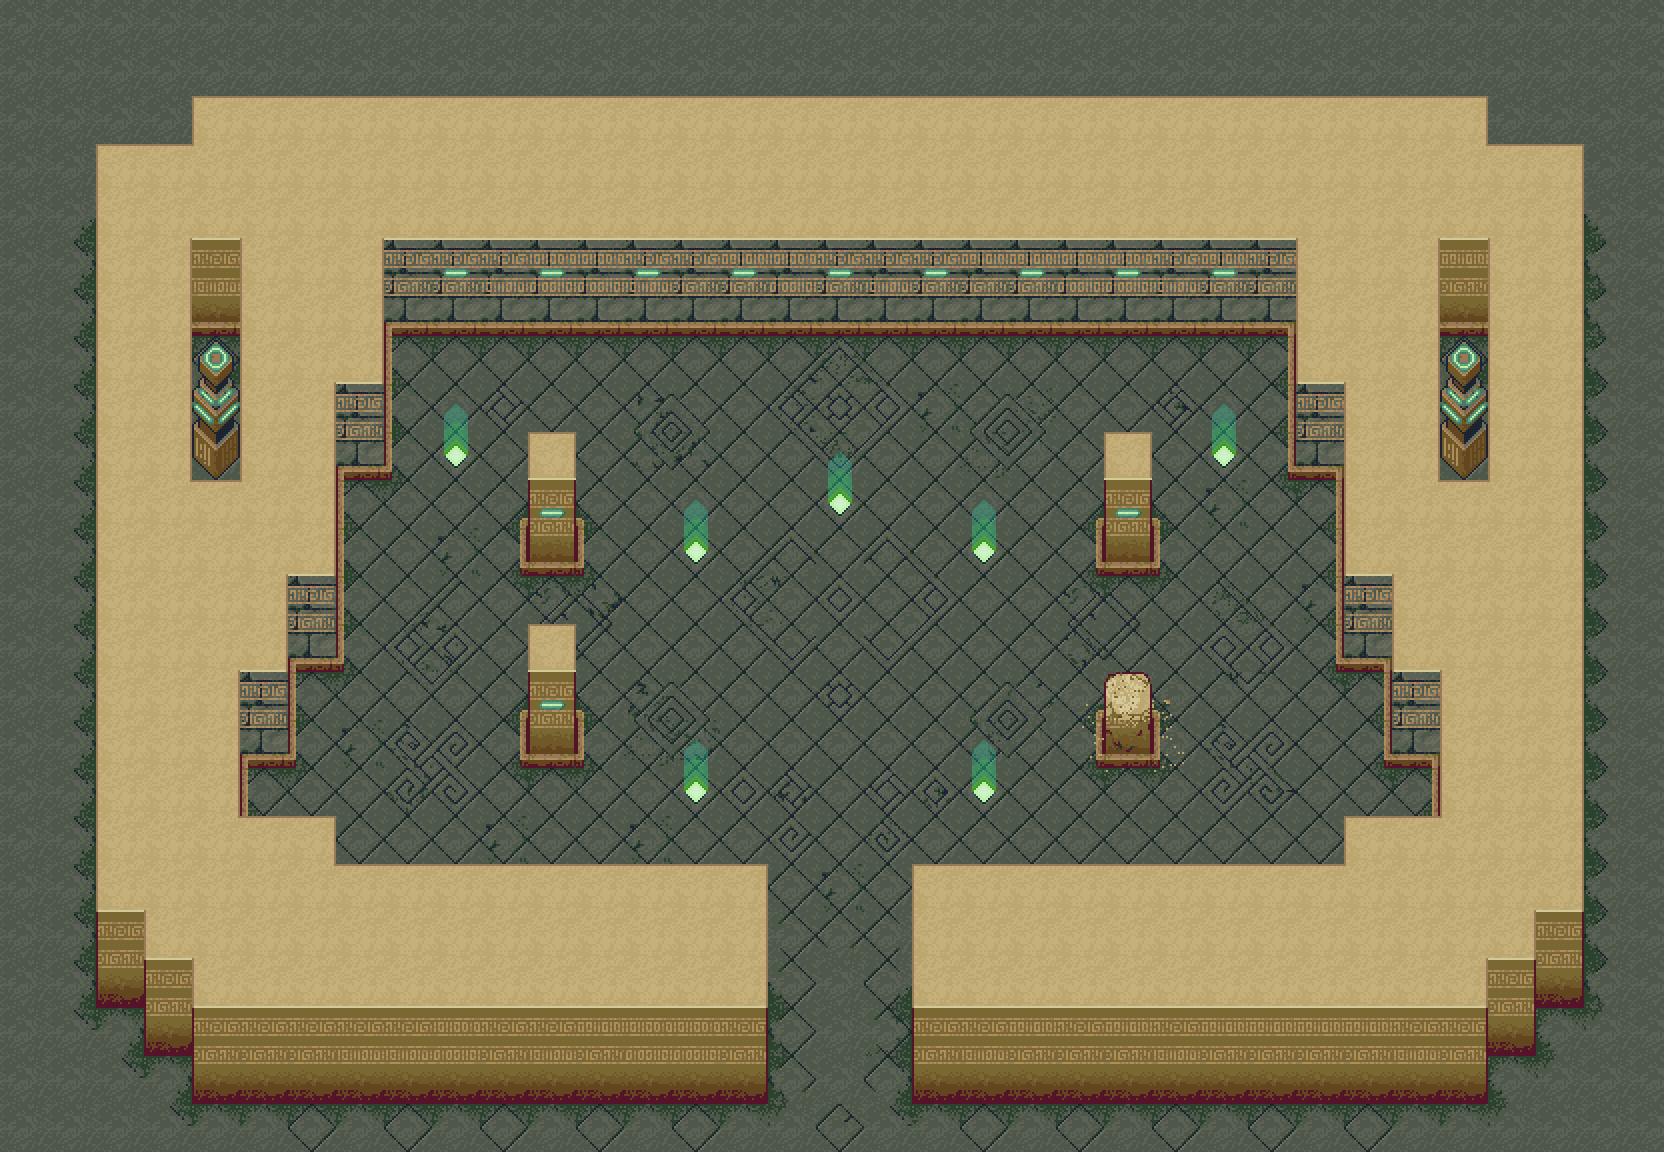

The image is a tile-based game level rendered from a .tmx file. Its description and source (layers, tilesets, objects; grid data summarised) follow:
An orthogonal 52x36 tile map with 32x32 px tiles, 1 tile layer (Tile Layer 1), 2 tilesets.

<map version="1.10" tiledversion="1.11.2" orientation="orthogonal" renderorder="right-down" width="52" height="36" tilewidth="32" tileheight="32" infinite="0" nextlayerid="2" nextobjectid="1">
 <tileset firstgid="1" name="boss_3" tilewidth="32" tileheight="32" tilecount="1872" columns="52">
  <image source="../boss 3/boss_3.png" width="1680" height="1152" />
 </tileset>
 <tileset firstgid="1873" name="boss_3" tilewidth="32" tileheight="32" tilecount="1872" columns="52">
  <image source="../boss 3/boss_3.png" width="1680" height="1152" />
 </tileset>
 <layer id="1" name="Tile Layer 1" width="52" height="36">
  <data>[1872 cells, 1872 non-empty, 1872 distinct tile ids]</data>
 </layer>
</map>